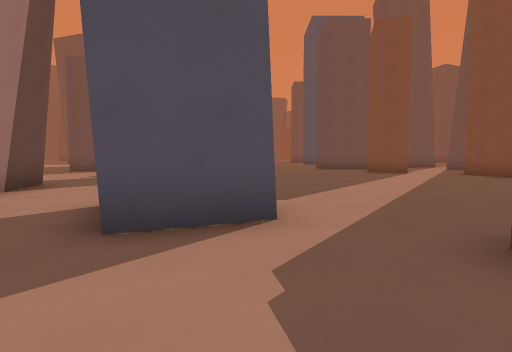
[1] (above)

23 first-person views from a walk through a 3-D level made in the Godot game engine. The camera is 1.4 m above the floor, tilts 4° down and sees 80° across. The floor is counted in squares, 2 m on a side. Each view is taken from the middle of a square. On the plan, view 1 faces up. The plan holds only what a view shows up to about 10 squares ahead; the rest is blank. The place goes on beyond the plan. Characters and animated objects are left out.

[2]
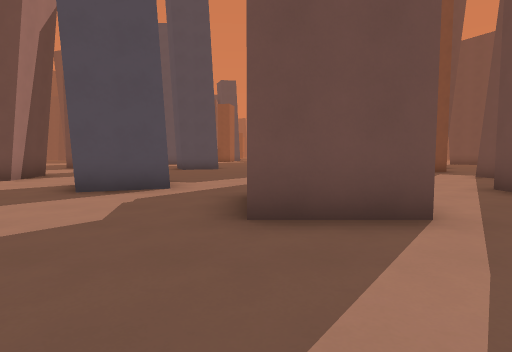

[3]
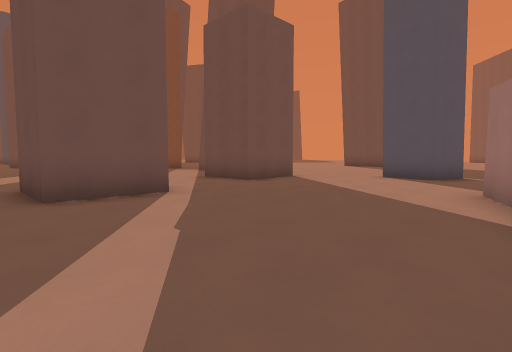

[4]
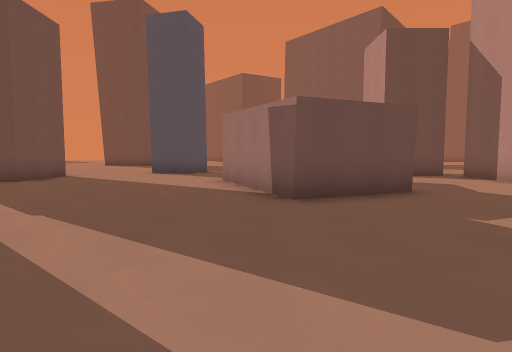

[5]
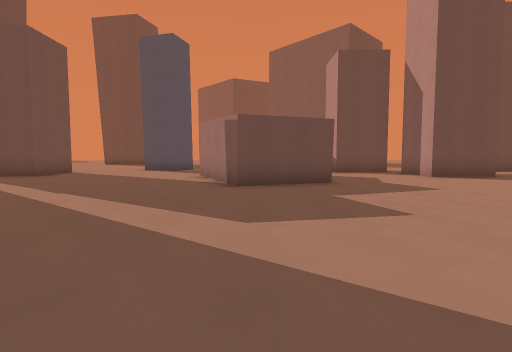

[6]
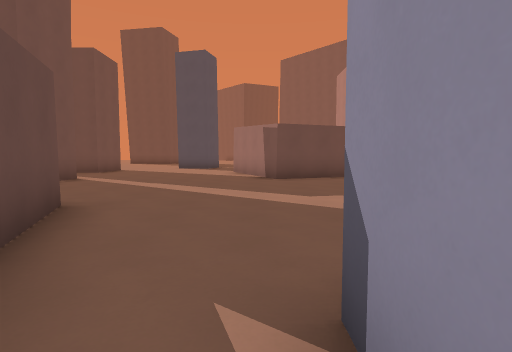

[7]
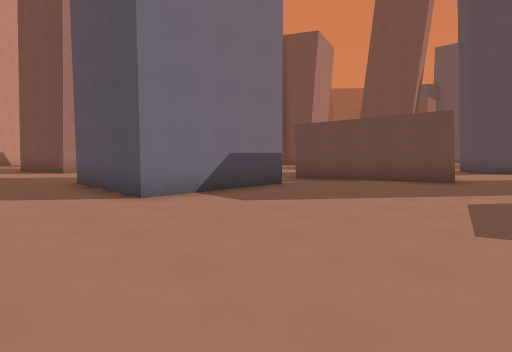

[8]
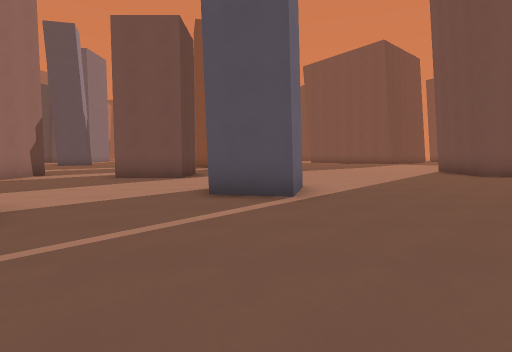

[9]
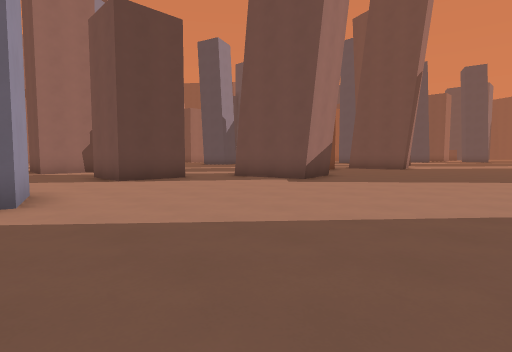

[10]
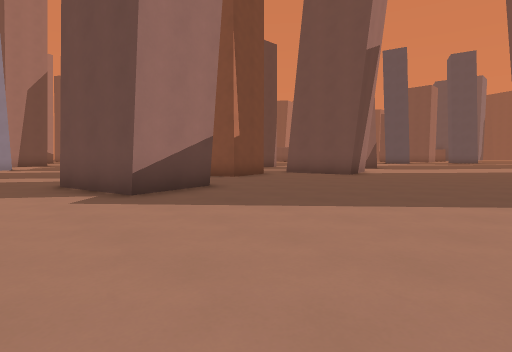

[11]
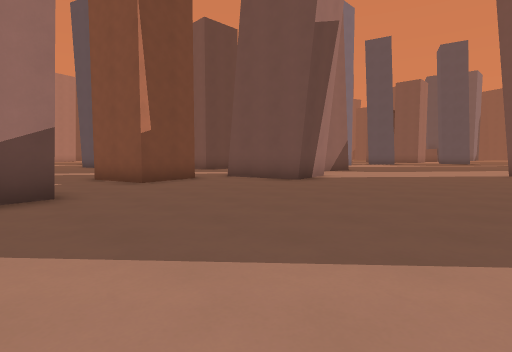

[12]
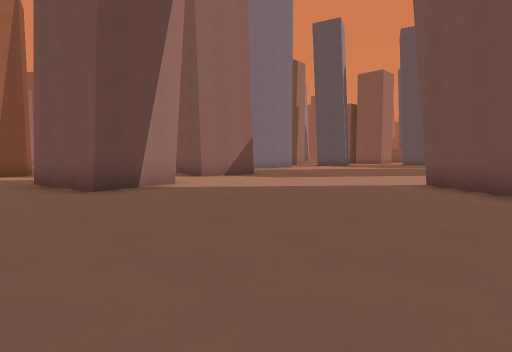

[13]
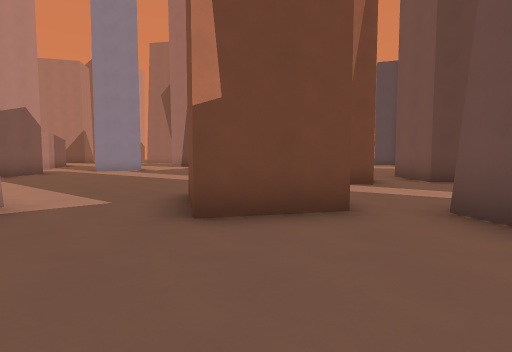

[14]
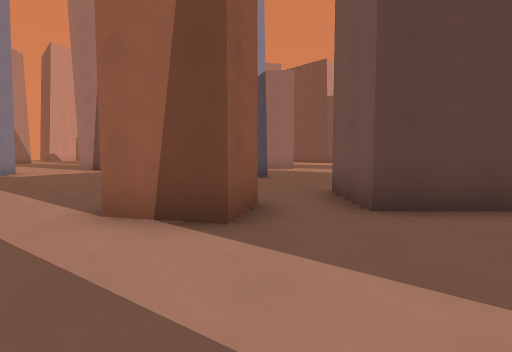

[15]
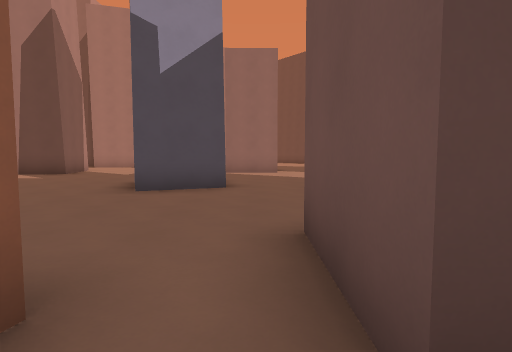

[16]
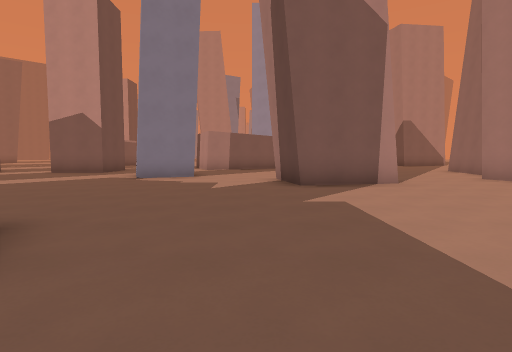

[17]
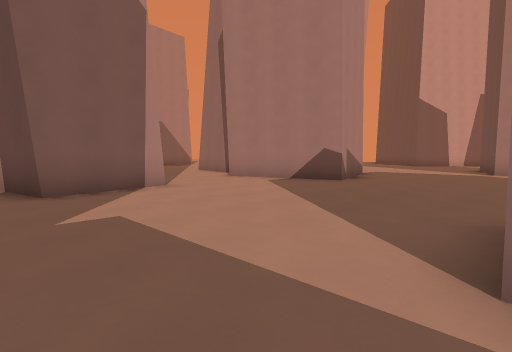

[18]
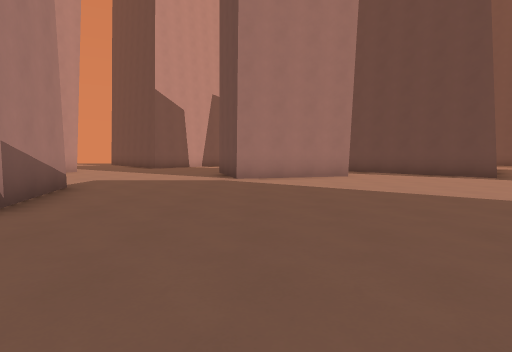

[19]
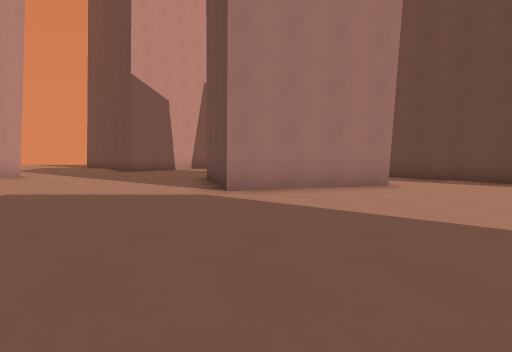

[20]
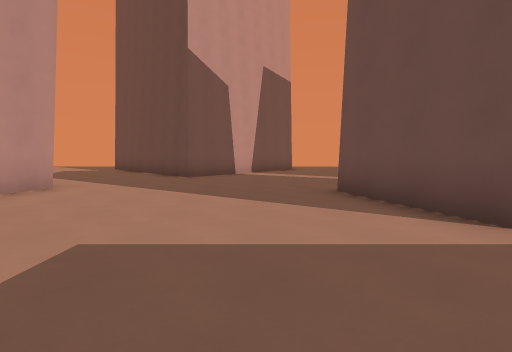

[21]
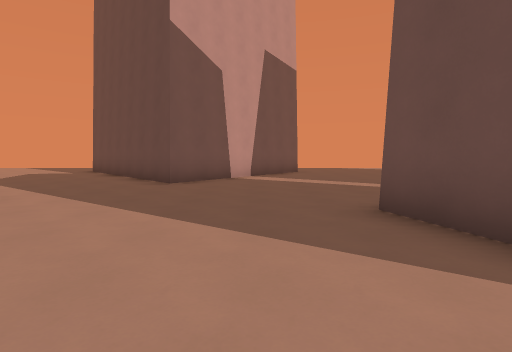

[22]
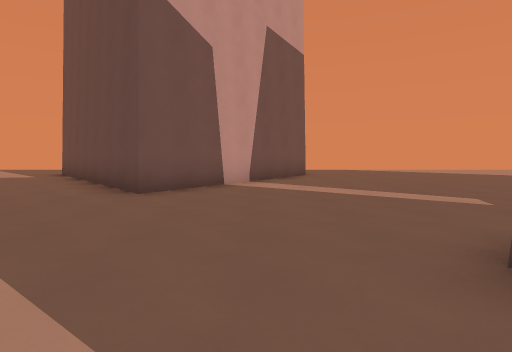

[23]
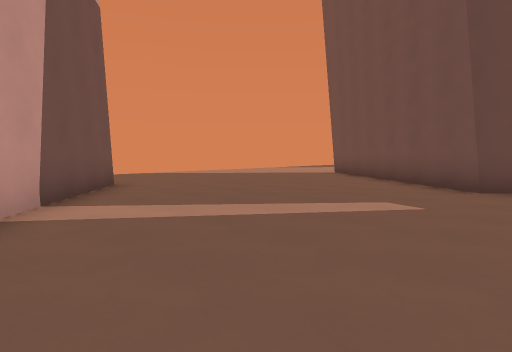

### Floor plan
Points are (right, up) in squares from view 1. A wall is a line through its corners. A room is listed if a view was taken in it or the views show most of it. See-through windows are left out.
Room 1 (views 1, 2, 3, 4, 5, 6, 7, 8, 9, 10, 11, 12, 13, 15)
walls: (8.8, 3.1) (8.8, 1.1) (6.8, 1.1) (6.8, 3.1); (10.5, -1.1) (12, -1.4) (11.6, -3) (10.2, -2.6) (10.5, -1.1); (3.9, 2.3) (3.9, 0.2) (1.9, 0.2) (1.9, 2.2); (11.4, 7.2) (11.9, 5.2) (9.3, 4.6); (0.3, 3.3) (-1.5, 2.6); (18.6, 1.4) (18, 1.5) (18.1, 2); (4.6, -7.9) (3.7, -5.6) (7.4, -4.1); (9.2, 11.2) (9.7, 9.3) (7.8, 8.8); (-0.7, -2.3) (-4.6, -3.8); (9, -11.1) (9, -10.2); (4.7, 13) (6, 12.7); (11.4, 14.9) (11.9, 12.9) (9.3, 12.4); (-4.6, -5.4) (-3.7, -5.4) (-3.7, -8.9) (-7.2, -8.9); (5.3, 16.2) (5.3, 14.4); (17.5, 17.5) (15.8, 18.8)
ways out: opening at (-7.7, -10) to room 2; opening at (-4.5, -4.5) to room 2; opening at (-0.7, 2) to room 2; opening at (5, 14) to room 2; opening at (5.5, 1.5) to room 2; opening at (7, 13.8) to room 2; opening at (8.5, 4.5) to room 2; opening at (9, 7.5) to room 2; opening at (9, 12) to room 2
objects: other object (9, 17) to (10, 17)
Room 2 (views 14, 16, 17, 18, 19, 20, 21, 22, 23)
walls: (-14.6, 7.9) (-11.5, 8.8) (-10.5, 5.2); (-20.5, 4.7) (-19.3, 4.5); (-7.5, 6.6) (-4.9, 7.1) (-4.5, 5.1); (-17.8, 15) (-16.8, 11.4) (-19.9, 10.5); (-2.2, 4.3) (-0.4, 5); (-21.6, 15.2) (-22.1, 14.8) (-25.7, 17.5); (-17, 19.3) (-20.5, 16.2); (-28.6, 10.8) (-23.4, 6.9) (-28, 2.8); (-0.5, 13.4) (0.2, 11.6); (2.9, 2.3) (3.9, 2.3); (6, 12.7) (5.6, 11.2); (5.3, 14.4) (3.2, 14.4); (7.7, 9.1) (7.5, 10.1); (9.1, 5.9) (9, 6.7)
ways out: opening at (-7.7, -10) to room 1; opening at (-4.5, -4.5) to room 1; opening at (-0.7, 2) to room 1; opening at (5, 14) to room 1; opening at (5.5, 1.5) to room 1; opening at (7, 13.8) to room 1; opening at (8.5, 4.5) to room 1; opening at (9, 7.5) to room 1; opening at (9, 12) to room 1

Where each view was taken, in squares from view 1:
view 1: 0 up, 0 right, facing up
view 2: 3 down, 2 right, facing up
view 3: 5 down, 1 right, facing up-right
view 4: 5 down, 1 left, facing right
view 5: 6 down, 3 left, facing right
view 6: 5 down, 5 left, facing right
view 7: 11 down, 1 right, facing up-left
view 8: 8 down, 11 right, facing up
view 9: 2 down, 17 right, facing up-left
view 10: 3 up, 17 right, facing up-left
view 11: 6 up, 17 right, facing up-left
view 12: 11 up, 18 right, facing up-left
view 13: 10 up, 13 right, facing left
view 14: 13 up, 9 right, facing left
view 15: 14 up, 6 right, facing left
view 16: 14 up, 4 left, facing down
view 17: 13 up, 4 left, facing down-left
view 18: 12 up, 8 left, facing left
view 19: 12 up, 11 left, facing left
view 20: 9 up, 14 left, facing left
view 21: 9 up, 16 left, facing left
view 22: 9 up, 18 left, facing left
view 23: 8 up, 21 left, facing up-left
